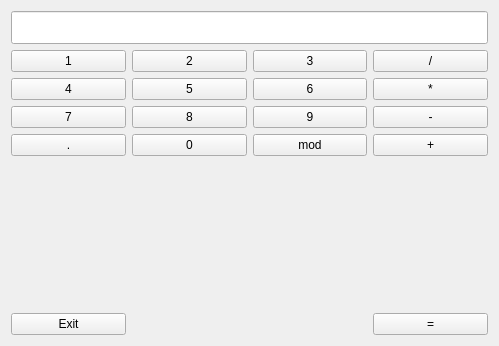
<?xml version="1.0" encoding="UTF-8"?>
<ui version="4.0">
 <class>calc_view</class>
 <widget class="QWidget" name="calc_view">
  <property name="geometry">
   <rect>
    <x>0</x>
    <y>0</y>
    <width>499</width>
    <height>346</height>
   </rect>
  </property>
  <property name="windowTitle">
   <string>Form</string>
  </property>
  <layout class="QGridLayout" name="gridLayout">
   <item row="3" column="2">
    <widget class="QPushButton" name="button_3">
     <property name="text">
      <string>3</string>
     </property>
    </widget>
   </item>
   <item row="6" column="0">
    <widget class="QPushButton" name="button_dot">
     <property name="text">
      <string>.</string>
     </property>
    </widget>
   </item>
   <item row="3" column="1">
    <widget class="QPushButton" name="button_2">
     <property name="text">
      <string>2</string>
     </property>
    </widget>
   </item>
   <item row="5" column="3">
    <widget class="QPushButton" name="button_minus">
     <property name="text">
      <string>-</string>
     </property>
    </widget>
   </item>
   <item row="3" column="3">
    <widget class="QPushButton" name="button_divide">
     <property name="text">
      <string>/</string>
     </property>
    </widget>
   </item>
   <item row="5" column="2">
    <widget class="QPushButton" name="button_9">
     <property name="text">
      <string>9</string>
     </property>
    </widget>
   </item>
   <item row="8" column="3">
    <widget class="QPushButton" name="equals_button">
     <property name="text">
      <string>=</string>
     </property>
    </widget>
   </item>
   <item row="4" column="2">
    <widget class="QPushButton" name="button_6">
     <property name="text">
      <string>6</string>
     </property>
    </widget>
   </item>
   <item row="5" column="0">
    <widget class="QPushButton" name="button_7">
     <property name="text">
      <string>7</string>
     </property>
    </widget>
   </item>
   <item row="1" column="0" rowspan="2" colspan="4">
    <widget class="QLineEdit" name="calculation_input">
     <property name="font">
      <font>
       <pointsize>16</pointsize>
      </font>
     </property>
     <property name="layoutDirection">
      <enum>Qt::LeftToRight</enum>
     </property>
     <property name="text">
      <string/>
     </property>
     <property name="alignment">
      <set>Qt::AlignRight|Qt::AlignTrailing|Qt::AlignVCenter</set>
     </property>
     <property name="placeholderText">
      <string/>
     </property>
    </widget>
   </item>
   <item row="4" column="3">
    <widget class="QPushButton" name="button_multiply">
     <property name="text">
      <string>*</string>
     </property>
    </widget>
   </item>
   <item row="6" column="1">
    <widget class="QPushButton" name="button_0">
     <property name="text">
      <string>0</string>
     </property>
    </widget>
   </item>
   <item row="4" column="0">
    <widget class="QPushButton" name="button_4">
     <property name="text">
      <string>4</string>
     </property>
    </widget>
   </item>
   <item row="6" column="2">
    <widget class="QPushButton" name="button_modulo">
     <property name="text">
      <string>mod</string>
     </property>
    </widget>
   </item>
   <item row="5" column="1">
    <widget class="QPushButton" name="button_8">
     <property name="text">
      <string>8</string>
     </property>
    </widget>
   </item>
   <item row="4" column="1">
    <widget class="QPushButton" name="button_5">
     <property name="text">
      <string>5</string>
     </property>
    </widget>
   </item>
   <item row="3" column="0">
    <widget class="QPushButton" name="button_1">
     <property name="text">
      <string>1</string>
     </property>
    </widget>
   </item>
   <item row="6" column="3">
    <widget class="QPushButton" name="button_plus">
     <property name="text">
      <string>+</string>
     </property>
    </widget>
   </item>
   <item row="8" column="0">
    <widget class="QPushButton" name="exit_button">
     <property name="text">
      <string>Exit</string>
     </property>
    </widget>
   </item>
   <item row="7" column="1">
    <spacer name="bottom_spacer">
     <property name="orientation">
      <enum>Qt::Vertical</enum>
     </property>
     <property name="sizeHint" stdset="0">
      <size>
       <width>20</width>
       <height>40</height>
      </size>
     </property>
    </spacer>
   </item>
  </layout>
 </widget>
 <resources/>
 <connections/>
</ui>
